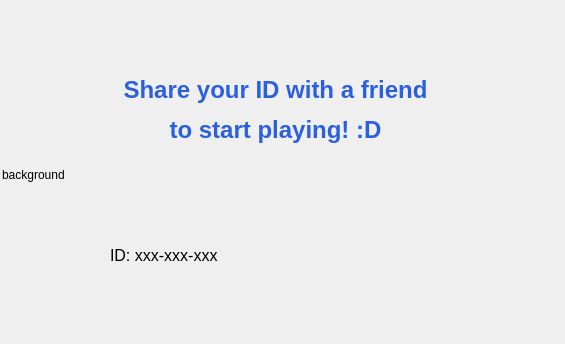
<?xml version="1.0" encoding="UTF-8"?>
<ui version="4.0">
 <class>Dialog</class>
 <widget class="QDialog" name="Dialog">
  <property name="geometry">
   <rect>
    <x>0</x>
    <y>0</y>
    <width>565</width>
    <height>344</height>
   </rect>
  </property>
  <property name="windowTitle">
   <string>Dialog</string>
  </property>
  <widget class="QLabel" name="label">
   <property name="geometry">
    <rect>
     <x>80</x>
     <y>30</y>
     <width>391</width>
     <height>161</height>
    </rect>
   </property>
   <property name="text">
    <string>&lt;html&gt;&lt;head/&gt;&lt;body&gt;&lt;p align=&quot;center&quot;&gt;&lt;span style=&quot; font-size:18pt; font-weight:700; color:#2a60df;&quot;&gt;Share your ID with a friend&lt;/span&gt;&lt;/p&gt;&lt;p align=&quot;center&quot;&gt;&lt;span style=&quot; font-size:18pt; font-weight:700; color:#2a60df;&quot;&gt; to start playing! :D&lt;/span&gt;&lt;/p&gt;&lt;/body&gt;&lt;/html&gt;</string>
   </property>
  </widget>
  <widget class="QLabel" name="label_2">
   <property name="geometry">
    <rect>
     <x>110</x>
     <y>240</y>
     <width>211</width>
     <height>31</height>
    </rect>
   </property>
   <property name="text">
    <string>&lt;html&gt;&lt;head/&gt;&lt;body&gt;&lt;p&gt;&lt;span style=&quot; font-size:12pt;&quot;&gt;ID: xxx-xxx-xxx&lt;/span&gt;&lt;/p&gt;&lt;/body&gt;&lt;/html&gt;</string>
   </property>
  </widget>
  <widget class="QLabel" name="label_3">
   <property name="geometry">
    <rect>
     <x>2</x>
     <y>-1</y>
     <width>571</width>
     <height>351</height>
    </rect>
   </property>
   <property name="text">
    <string>background</string>
   </property>
  </widget>
  <zorder>label_3</zorder>
  <zorder>label</zorder>
  <zorder>label_2</zorder>
 </widget>
 <resources/>
 <connections/>
</ui>
